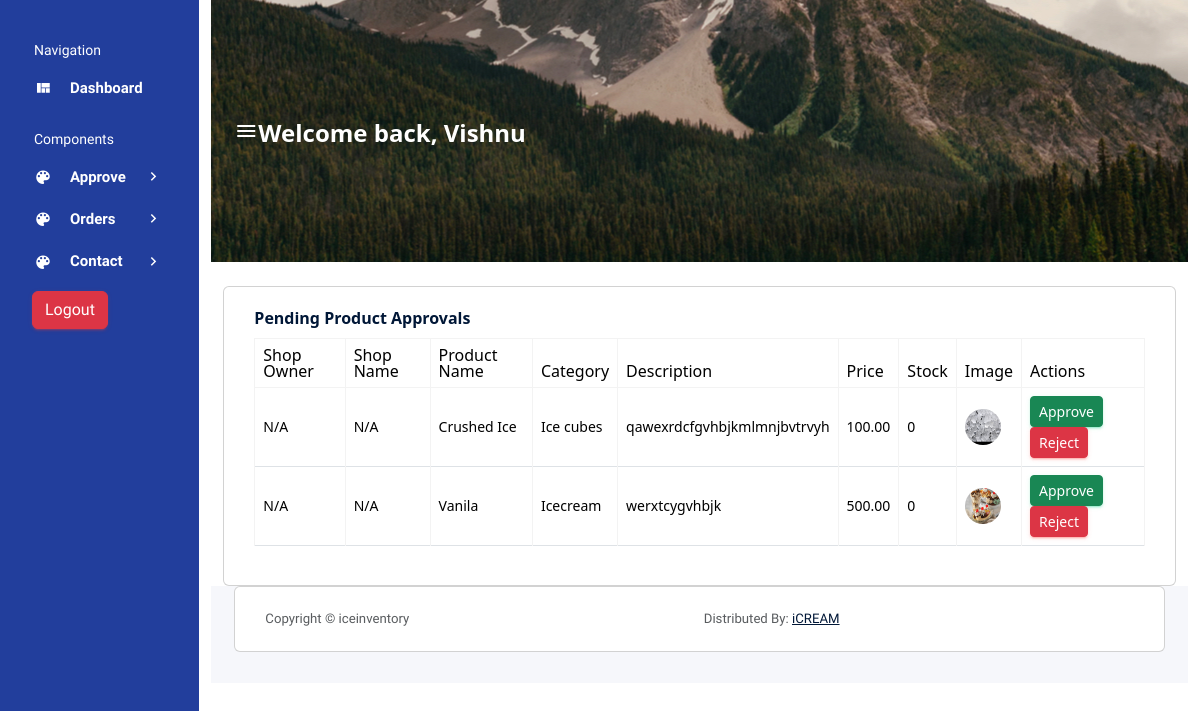
/products/ (signed in), run on an earlier commit of the app's database.
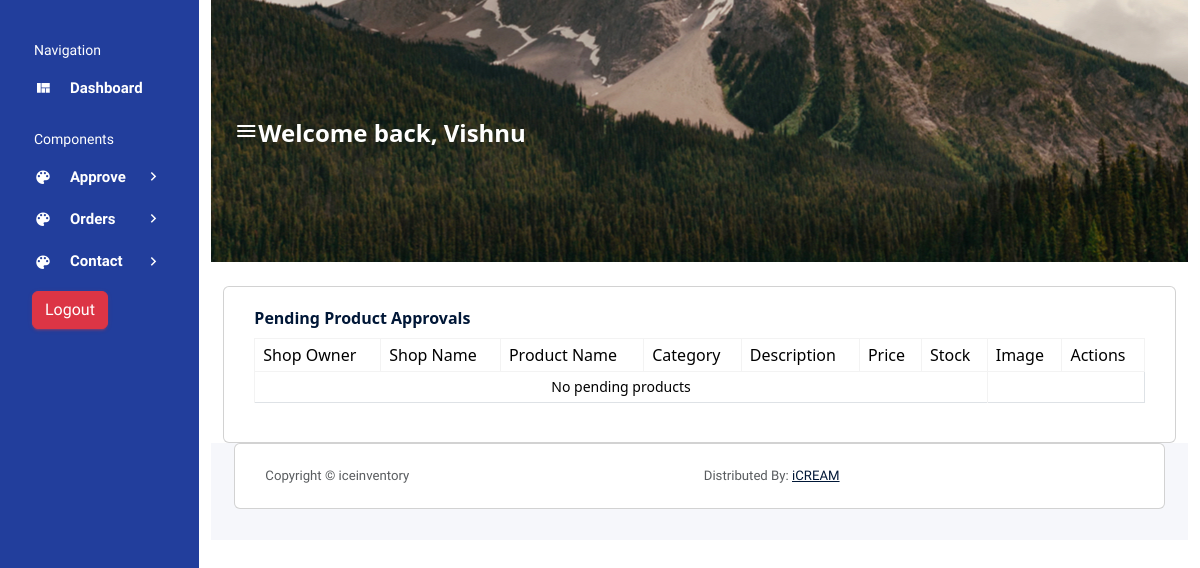
And on a later commit of the database.
### Shopapp/models.py (models this page shows, shortened)
class ProductDb(models.Model):
    product_category = models.ForeignKey(CategoryDb, on_delete=models.CASCADE)  # Establish relationship
    product_name = models.CharField(max_length=100, null=True, blank=True)
    description = models.TextField(null=True, blank=True)
    product_price = models.DecimalField(max_digits=10, decimal_places=2, null=True, blank=True)  # Decimal for prices
    stock = models.PositiveIntegerField()
    status = models.CharField(
        max_length=50,
        choices=[('active', 'Active'), ('inactive', 'Inactive')],
        default='active'
    )
    product_image = models.ImageField(upload_to="product_images", null=True, blank=True)
    created_at = models.DateTimeField(auto_now_add=True)
    updated_at = models.DateTimeField(auto_now=True)
    is_approved = models.BooleanField(default=False)
    shop_owner = models.ForeignKey("ShopOwner", on_delete=models.CASCADE, null=True, blank=True)

class CategoryDb(models.Model):
    category_name = models.CharField(max_length=100, null=True, blank=True)
    description = models.TextField(null=True, blank=True)  # Increased field size for more details
    status = models.CharField(
        max_length=50,
        choices=[('active', 'Active'), ('inactive', 'Inactive')],
        default='active'
    )
    category_image = models.ImageField(upload_to="category_images", null=True, blank=True)
    created_at = models.DateTimeField(auto_now_add=True)  # Track creation time
    updated_at = models.DateTimeField(auto_now=True)  # Track last update
    is_approved = models.BooleanField(default=False)
    shop_owner = models.ForeignKey(ShopOwner, on_delete=models.CASCADE, null=True, blank=True)

### Shopapp/views.py (the view)
# urls.py: path('products/', views.admin_product_approval, name='admin_product_approval'),
@login_required(login_url='admin_login')
@never_cache
@cache_control(no_store=True, must_revalidate=True)
def admin_product_approval(request):
    products = ProductDb.objects.filter(is_approved=False)
    return render(request, 'AdminProductApproval.html', {'products': products})

### Shopapp/templates/AdminProductApproval.html (shortened to what this page needs)
{% extends "adminindex.html" %}
{% block content %}
<html lang="en">
<head>
</head>
<body>
    <div class="container mt-4">
        <div class="card">
            <div class="card-body">
                <h4 class="card-title">Pending Product Approvals</h4>
                <table class="table table-bordered">
                    <thead>
                        <tr>
                            <th>Shop Owner</th>
                            <th>Shop Name</th>
                            <th>Product Name</th>
                            <th>Category</th>
                            <th>Description</th>
                            <th>Price</th>
                            <th>Stock</th>
                            <th>Image</th>
                            <th>Actions</th>
                        </tr>
                    </thead>
                    <tbody>
                        {% for product in products %}
                        <tr>
                            <td>
                                {% if product.shop_owner %}
                                    {{ product.shop_owner.owner_name }}
                                {% else %}
                                    N/A
                                {% endif %}
                            </td>
                            <td>
                                {% if product.shop_owner %}
                                    {{ product.shop_owner.shop_name }}
                                {% else %}
                                    N/A
                                {% endif %}
                            </td>
                            <td>{{ product.product_name }}</td>
                            <td>{{ product.product_category.category_name }}</td>
                            <td>{{ product.description }}</td>
                            <td>{{ product.product_price }}</td>
                            <td>{{ product.stock }}</td>
                            <td><img src="{{ product.product_image.url }}" alt="Product Image" width="80"></td>
                            <td>
                                <a href="{% url 'approve_product' product.id %}" class="btn btn-success btn-sm">Approve</a>
                                <a href="{% url 'reject_product' product.id %}" class="btn btn-danger btn-sm">Reject</a>
                            </td>
                        </tr>
                        {% empty %}
                        <tr><td colspan="7" class="text-center">No pending products</td></tr>
                        {% endfor %}
                    </tbody>
                </table>
            </div>
        </div>
    </div>
</body>
</html>
{% endblock %}

What changed in the data, as far as the page shows it:
no longer on this page (row edited): ProductDb: shows "N/A", product_name "Crushed Ice", product_category.category_name "Ice cubes", description "qawexrdcfgvhbjkmlmnjbvtrvyh", product_price "100.00", stock "0", product_image (picture)
removed ProductDb: shows "N/A", product_name "Vanila", product_category.category_name "Icecream", description "werxtcygvhbjk", product_price "500.00", stock "0", product_image (picture)
Also different on the page:
text now shown: "No pending products"
